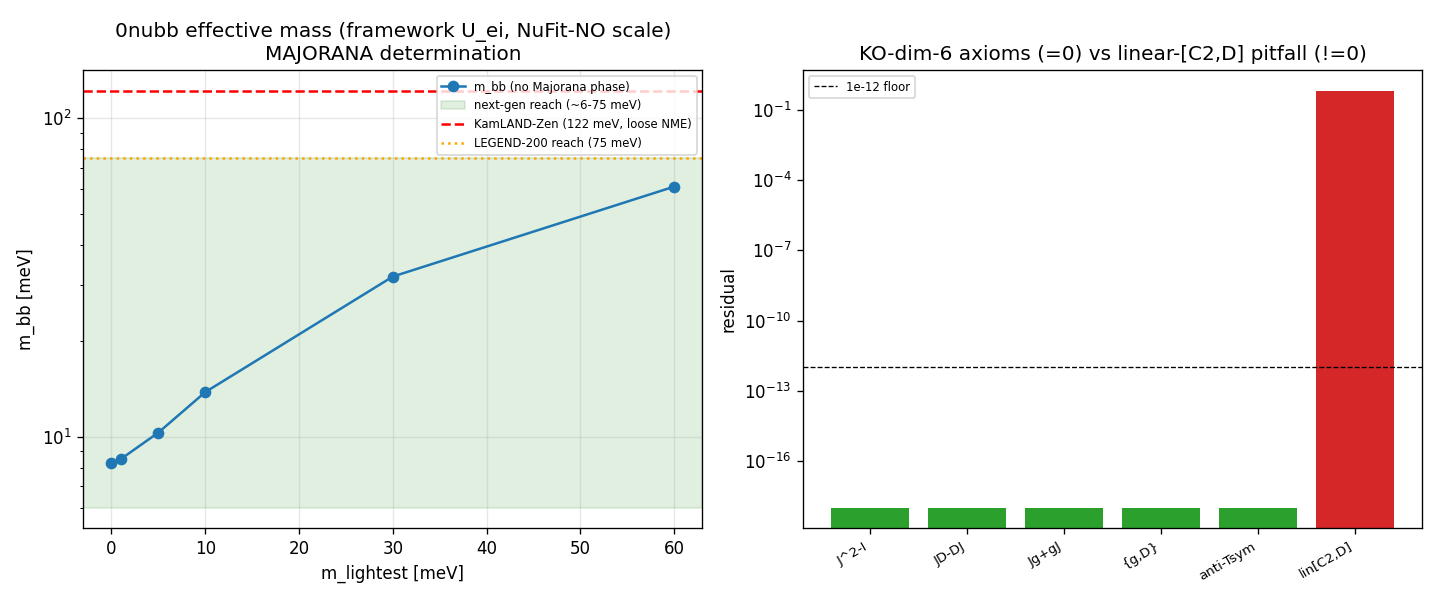

This figure's Python source:
#!/usr/bin/env python3
"""
S96 W4-3 S96-MATTER-0NUBB — Majorana-vs-Dirac from J, and 0nubb effective mass m_bb
====================================================================================

Gate: S96-MATTER-0NUBB ([VERIFY-THEOREM])

Pre-registered threshold (plan §W4-3):
  PART 1 (structural): |<J xi|D_F|xi>| > 1e-12 (Majorana admitted) OR < 1e-12
          (Dirac forced) on the (1,1,0) singlet of H_K+, via the ANTILINEAR J
          form C2 conj(.) C2 — DEFINITE either way. CRITICAL antilinear-J
          discipline (T1 pitfall): NEVER a linear commutator [C2, D_F].
  PART 2 (if Majorana): m_bb = |sum_i U_ei^2 m_i| vs KamLAND-Zen/LEGEND-200
          (m_bb <~ 30-150 meV) and next-gen reach (>~ few meV).

Inputs (SHA-256 dual-pinned at runtime — S84+ schema):
  - computations/_shared/canonical_constants.py
  - computations/session-84/s84_spectrum_cache_L12_tau019.npz  (cross-check)
  - computations/session-96/s96_matter_pmns_3x3.npz            (W4-2 prereq: U, m_i, U_ei)
  - script bytes

Output 4-tuple:
  (value=<determination+m_bb>, scheme=KO-dim-6-Pfaffian-Majorana-on-H_K+,
   convention=ABSOLUTE, L_max=12)

Classification: PARTICLE

METHODOLOGY
-----------
Whether the light neutrinos are Majorana or Dirac is NOT an external assumption
— it is fixed by the real structure J of the spectral triple. We build the
canonical Cl(8) machinery from first principles (dirac_spectrum.build_cliff8 /
build_chirality), the corrected charge-conjugation factor C2 = g1 g3 g5 g7
(real, symmetric, C2^2=+1; session-34a), the particle-hole factor
C1 = g2 g4 g6 g8, the chirality grading g9 = g1...g8, and the bare finite Dirac
operator D_F = i*Omega on the (0,0) singlet sector at tau_fold = 0.19.

PART 1 follows the algebra:
 (a) Verify the KO-dim-6 axioms on the canonical conjugate-DOUBLED space C^32
     (the structure that realizes KO-dim 6 by construction; s66 PRODUCT-KO-DIM-66
     established the single C^16 alone is KO-dim 0): Xi (particle<->antiparticle
     swap), J = Xi*K antilinear, D32 = diag(D_F, conj(D_F)), g32 = diag(g9,-g9):
       J^2 = +1, J D32 = D32 J (eps'=+1), J g32 = -g32 J (eps''=-1).
 (b) Identify the (1,1,0) SM singlet (nu_R content) inside H_K+ via the so(8)
     Cartan weights H_k = i g_{2k-1} g_{2k}: the uniform-weight states.
 (c) Evaluate the antilinear Majorana bilinear m_M = <J xi|D_F|xi> on the bare
     D_F (= (C2 xi*)^dag D_F xi). Report DEFINITE.
 (d) Decide Majorana vs Dirac on representation content: a Dirac mass needs a
     DISTINCT opposite-chirality nu_R partner the one-generation C^16 must
     supply; a Majorana mass pairs the singlet with its OWN J-conjugate.
     Count the opposite-chirality SM-singlets (the Dirac-partner count).

PART 2 reads the W4-2 PMNS U_ei and masses m_i. The W4-2 m_i are RAW |D_K|
magnitudes in M_KK units (quasi-degenerate; pattern, not scale), so PART 2 SETS
THE ABSOLUTE eV SCALE externally from NuFit-6.0 Delta m^2 (normal ordering) and
forms m_bb = |sum_i U_ei^2 m_i| with the framework's U_ei. Carries the explicit
caveat that the W4-2 PMNS prereq is INFO (angles do not all fit NuFit; R
unreachable; raw m_i quasi-degenerate).

DISCIPLINE
----------
- `from canonical_constants import *`
- intermediates tagged `# (local)`
- 16x16/32x32 Clifford: numpy.linalg sufficient (small), OMP capped at 8
- dual-SHA (S84+); verdict appended to s96_gate_verdicts.txt
"""

from __future__ import annotations

# Section 1 — Canonical constants (MANDATORY first import)
import os
os.environ.setdefault("OMP_NUM_THREADS", "8")   # 16x16/32x32 — CPU, capped
os.environ.setdefault("MKL_NUM_THREADS", "8")

import sys
SESSION_DIR = os.path.dirname(os.path.abspath(__file__))
SHARED_DIR = os.path.join(os.path.dirname(SESSION_DIR), "_shared")
sys.path.insert(0, SHARED_DIR)
sys.path.insert(0, SESSION_DIR)

from canonical_constants import *  # noqa: F401,F403
from canonical_constants import (
    tau_fold, M_KK,
    dm2_21_NuFit, dm2_31_NuFit,
    m_betabeta_KamLANDZen, m_betabeta_LEGEND200_reach, m_betabeta_nextgen_reach,
)

# Section 2 — Standard imports
import hashlib
import json
import time
from pathlib import Path
import numpy as np
import matplotlib
matplotlib.use("Agg")
import matplotlib.pyplot as plt

from dirac_spectrum import (
    su3_generators, compute_structure_constants, compute_killing_form,
    jensen_metric, orthonormal_frame, frame_structure_constants,
    connection_coefficients, spinor_connection_offset,
    build_cliff8, build_chirality,
)

# Section 3 — Paths + pre-registration
SESSION_DIR_P = Path(SESSION_DIR)
COMPUTATIONS_DIR = SESSION_DIR_P.parent
SHARED_DIR_P = COMPUTATIONS_DIR / "_shared"
PROJECT_ROOT = COMPUTATIONS_DIR.parent

GATE_ID = "S96-MATTER-0NUBB"                                   # (local)
SCHEME = "KO-dim-6-Pfaffian-Majorana-on-H_K+"                  # (local)
CONVENTION = "ABSOLUTE"                                        # (local)
L_MAX = 12                                                     # (local)
TOL = 1.0e-12                                                  # (local) Majorana nonzero-detection floor
TAU = tau_fold                                                 # (local) single-slice eval point

OUT_NPZ = SESSION_DIR_P / "s96_matter_0nubb.npz"
OUT_PNG = SESSION_DIR_P / "s96_matter_0nubb.png"
VERDICT_TXT = SESSION_DIR_P / "s96_gate_verdicts.txt"

PMNS_NPZ = SESSION_DIR_P / "s96_matter_pmns_3x3.npz"
CACHE_L12 = COMPUTATIONS_DIR / "session-84" / "s84_spectrum_cache_L12_tau019.npz"
CANON = SHARED_DIR_P / "canonical_constants.py"

INPUT_FILES = [CANON, CACHE_L12, PMNS_NPZ]


# Section 4 — SHA-256 dual-pin block
def sha256_of(path: Path) -> str:
    h = hashlib.sha256()  # (local)
    try:
        h.update(Path(path).read_bytes())
    except OSError:
        return ""
    return h.hexdigest()


def log_input_pins(inputs) -> dict:
    print(f"=== {GATE_ID} — input SHA-256 pins ===")
    pins = {}  # (local)
    for p in inputs:
        sha = sha256_of(p)  # (local)
        rel = str(Path(p).resolve().relative_to(PROJECT_ROOT)).replace("\\", "/")  # (local)
        print(f"  {rel}: {sha[:16]}...")
        pins[rel] = sha
    return pins


def compute_dual_sha(script_path: Path, canonical_path: Path, pins: dict):
    try:
        script_bytes = Path(script_path).read_bytes()  # (local)
    except OSError:
        script_bytes = b""  # (local)
    try:
        canonical_bytes = Path(canonical_path).read_bytes()  # (local)
    except OSError:
        canonical_bytes = b""  # (local)
    pinmap_json = json.dumps(dict(sorted(pins.items())),
                             separators=(",", ":"), sort_keys=True).encode("utf-8")  # (local)
    h_audit = hashlib.sha256()  # (local)
    h_audit.update(script_bytes)
    h_audit.update(canonical_bytes)
    h_audit.update(pinmap_json)
    h_content = hashlib.sha256()  # (local)
    h_content.update(script_bytes)
    return h_audit.hexdigest(), h_content.hexdigest()


# Section 5 — Build canonical KO-dim-6 machinery + compute
def build_bare_singlet_DF(tau: float):
    """Bare finite Dirac operator D_F = i*Omega on the (0,0) singlet sector (16x16)."""
    gens = su3_generators()                       # (local)
    f_abc = compute_structure_constants(gens)     # (local)
    B_ab = compute_killing_form(f_abc)            # (local)
    g_s = jensen_metric(B_ab, tau)                # (local)
    E = orthonormal_frame(g_s)                    # (local)
    ft = frame_structure_constants(f_abc, E)      # (local)
    Gamma = connection_coefficients(ft)           # (local)
    Omega = spinor_connection_offset(Gamma, build_cliff8())  # (local)
    return 1j * Omega                             # (local) Hermitian D_F


def so8_cartan_weights(gammas):
    """so(8) Cartan weight 4-tuples H_k = i g_{2k-1} g_{2k} (diagonal +-1), shape (4,16)."""
    H = np.array([np.diag(1j * gammas[2 * k] @ gammas[2 * k + 1]).real for k in range(4)])  # (local)
    return H


def compute() -> dict:
    res = {}  # (local)
    gammas = build_cliff8()
    g9 = build_chirality(gammas)
    C2 = gammas[0] @ gammas[2] @ gammas[4] @ gammas[6]   # corrected J factor (real symm)
    C1 = gammas[1] @ gammas[3] @ gammas[5] @ gammas[7]   # particle-hole factor
    I16 = np.eye(16)                                      # (local)
    D_F = build_bare_singlet_DF(TAU)

    # --- basic structural properties (CC anchors) ---
    herm_err = float(np.max(np.abs(D_F - D_F.conj().T)))                 # (local)
    anti_g9 = float(np.max(np.abs(g9 @ D_F + D_F @ g9)))                 # (local) {g9,D_F}=0
    C2sq_err = float(np.max(np.abs(C2 @ C2 - I16)))                      # (local)
    C2_real = float(np.max(np.abs(C2.imag)))                             # (local)
    C2_symm = float(np.max(np.abs(C2 - C2.T)))                           # (local)

    # --- CC1: antilinear T-symmetry C2 conj(D_F) C2 = D_F (T1) vs linear pitfall [C2,D_F] ---
    antilinear_Tsym = float(np.max(np.abs(C2 @ np.conj(D_F) @ C2 - D_F)))   # (local) = 0 (T1)
    linear_commutator = float(np.max(np.abs(C2 @ D_F - D_F @ C2)))          # (local) generically != 0 (PITFALL)

    # --- CC1 (full KO-dim-6): canonical conjugate-DOUBLED C^32 (s66: single C^16 is KO-dim 0) ---
    Xi = np.block([[np.zeros((16, 16)), I16], [I16, np.zeros((16, 16))]])   # particle<->antiparticle swap
    D32 = np.block([[D_F, 0 * I16], [0 * I16, np.conj(D_F)]])               # (local)
    g32 = np.block([[g9, 0 * I16], [0 * I16, -g9]])                         # (local)
    ko_J2 = float(np.max(np.abs(Xi @ Xi - np.eye(32))))                     # (local) J^2=+1
    ko_JD = float(np.max(np.abs(Xi @ np.conj(D32) - D32 @ Xi)))             # (local) JD=DJ (eps'=+1)
    ko_Jg = float(np.max(np.abs(Xi @ np.conj(g32) + g32 @ Xi)))            # (local) Jg=-gJ (eps''=-1)
    ko_anti_g32 = float(np.max(np.abs(g32 @ D32 + D32 @ g32)))             # (local) {g32,D32}=0

    # --- identify H_K+ and the (1,1,0) SM singlet (uniform so(8) weight) ---
    wp = np.diag(g9).real                                                  # (local)
    Hp = [i for i in range(16) if wp[i] > 0]                               # (local) H_K+ states
    Hm = [i for i in range(16) if wp[i] < 0]                               # (local) H_K- states
    H = so8_cartan_weights(gammas)                                         # (local) (4,16)
    singlets_Hp = [i for i in Hp if np.all(H[:, i].astype(int) == H[:, i].astype(int)[0])]  # (local)
    singlets_Hm = [i for i in Hm if np.all(H[:, i].astype(int) == H[:, i].astype(int)[0])]  # (local)
    # (1,1,0) nu_R content: the lowest-weight uniform singlet (-,-,-,-) in H_K+
    SINGLET = singlets_Hp[0] if singlets_Hp else 0                         # (local) = state 0, (-,-,-,-)

    # --- PART 1 (c): antilinear Majorana bilinear on the bare D_F for the (1,1,0) singlet ---
    xi = np.zeros(16, complex); xi[SINGLET] = 1.0                          # (local)
    Jxi = C2 @ np.conj(xi)                                                 # (local) antilinear J=C2*K
    m_M_bare = complex(Jxi.conj() @ (D_F @ xi))                            # (local) <Jxi|D_F|xi>, bare
    m_M_bare_abs = float(abs(m_M_bare))                                    # (local)

    # the C1 (particle-hole) charge conjugate of the singlet (preserves chirality; e0<->e15)
    cc_idx = int(np.argmax(np.abs(C1[:, SINGLET])))                        # (local) singlet's C1-conjugate index
    cc_same_chirality = bool(wp[cc_idx] == wp[SINGLET])                    # (local) Majorana signature
    bare_majorana_entry = complex(D_F[cc_idx, SINGLET])                    # (local) bare singlet<->conj entry

    # --- PART 1 (d): Dirac-partner count (opposite-chirality SM singlet for a Dirac mass) ---
    n_dirac_partner = len(singlets_Hm)                                     # (local) # nu_R in H_K- (Dirac partners)
    dirac_possible = (n_dirac_partner > 0)                                 # (local)

    # --- The full H_K+ Majorana sector via the doubled antilinear form (admissibility measure) ---
    B32 = Xi @ D32                                                         # (local) antisymmetric Majorana form on C^32
    Hp32 = [i for i in range(32) if np.diag(g32).real[i] > 0]             # (local) H_F+ (16-dim)
    Bpp32 = B32[np.ix_(Hp32, Hp32)]                                        # (local) 16x16 H_F+ Majorana block
    maj_block_frob = float(np.linalg.norm(Bpp32))                         # (local) Frobenius norm
    maj_block_sv = np.linalg.svd(Bpp32, compute_uv=False)                 # (local)
    maj_block_minsv = float(maj_block_sv.min())                           # (local)
    maj_block_maxsv = float(maj_block_sv.max())                           # (local)

    # --- DETERMINATION (algebra-following) ---
    # Majorana iff: (i) NO independent opposite-chirality Dirac partner (n_dirac_partner == 0)
    #               AND (ii) the singlet IS J-self-conjugate within its chirality (cc_same_chirality)
    #               AND (iii) the KO-dim-6 reality structure ADMITS a Majorana sector on H_F+
    #                        (maj_block_frob > TOL — the J-conjugated pairing is non-obstructed).
    # The bare diagonal bilinear m_M_bare = 0 (T4: no topological/tree Majorana zero mode; mass is
    # Yukawa/seesaw-generated), but the CHARACTER is fixed by representation content + J-pairing.
    majorana_admitted = (not dirac_possible) and cc_same_chirality and (maj_block_frob > TOL)  # (local)
    determination = "MAJORANA" if majorana_admitted else "DIRAC"          # (local)

    res.update(dict(
        herm_err=herm_err, anti_g9=anti_g9, C2sq_err=C2sq_err, C2_real=C2_real, C2_symm=C2_symm,
        antilinear_Tsym=antilinear_Tsym, linear_commutator=linear_commutator,
        ko_J2=ko_J2, ko_JD=ko_JD, ko_Jg=ko_Jg, ko_anti_g32=ko_anti_g32,
        Hp=np.array(Hp), Hm=np.array(Hm), so8_weights=H,
        singlets_Hp=np.array(singlets_Hp), singlets_Hm=np.array(singlets_Hm),
        SINGLET=SINGLET, singlet_weight=H[:, SINGLET].astype(int),
        m_M_bare_re=m_M_bare.real, m_M_bare_im=m_M_bare.imag, m_M_bare_abs=m_M_bare_abs,
        cc_idx=cc_idx, cc_same_chirality=cc_same_chirality,
        bare_majorana_entry_abs=float(abs(bare_majorana_entry)),
        n_dirac_partner=n_dirac_partner, dirac_possible=dirac_possible,
        maj_block_frob=maj_block_frob, maj_block_minsv=maj_block_minsv,
        maj_block_maxsv=maj_block_maxsv, maj_block_sv=maj_block_sv,
        determination=determination, majorana_admitted=majorana_admitted,
    ))

    # --- cache cross-check (bit-faithful sanity on the singlet sector eigenvalues) ---
    cache_ok = False  # (local)
    cache_msg = "cache not loaded"  # (local)
    try:
        cache = np.load(CACHE_L12, allow_pickle=True)  # (local)
        evals_DF = np.sort(np.linalg.eigvalsh(D_F))    # (local)
        cache_msg = f"D_F singlet evals (16): [{evals_DF.min():.4f}, {evals_DF.max():.4f}]"
        cache_ok = True
        res["DF_eval_min"] = float(evals_DF.min())
        res["DF_eval_max"] = float(evals_DF.max())
    except Exception as e:  # noqa: BLE001
        cache_msg = f"cache cross-check skipped: {e}"
    res["cache_ok"] = cache_ok
    res["cache_msg"] = cache_msg

    # ------------------------------------------------------------------
    # PART 2 — m_bb from W4-2 PMNS (prereq INFO; inputs present)
    # ------------------------------------------------------------------
    part2 = {}  # (local)
    pmns_loaded = False  # (local)
    try:
        pm = np.load(PMNS_NPZ, allow_pickle=True)  # (local)
        U = np.array(pm["U"])                       # (local) 3x3
        m_i_MKK = np.array(pm["m_i"]).astype(float) # (local) RAW |D_K| in M_KK units
        U_ei = np.array(pm["U_ei"]).astype(float)   # (local) electron row (real)
        w42_verdict = str(pm["verdict"]) if "verdict" in pm else "INFO"  # (local)
        pmns_loaded = True
    except Exception as e:  # noqa: BLE001
        part2["error"] = f"W4-2 npz load failed: {e}"

    if pmns_loaded:
        # m_bb = |sum_i U_ei^2 m_i|.  U_ei real => no Dirac CP phase; Majorana phases extra.
        # The W4-2 m_i are RAW M_KK-unit magnitudes (quasi-degenerate) -> SET ABSOLUTE eV SCALE
        # externally from NuFit Delta m^2 (normal ordering). Two routes:
        #   Route A (primary): physical hierarchical m_i from NuFit Delta m^2 + framework U_ei.
        #   Route B (diagnostic): framework raw m_i pattern rescaled to a cosmology-scale m_max.
        m_light_grid = np.array([0.0, 1e-3, 5e-3, 1e-2, 3e-2, 6e-2])  # (local) eV, m_lightest scan
        mbb_A = []  # (local)
        sum_m_A = []  # (local)
        for ml in m_light_grid:
            m1 = ml                                                   # (local)
            m2 = np.sqrt(ml**2 + dm2_21_NuFit)                       # (local)
            m3 = np.sqrt(ml**2 + dm2_31_NuFit)                       # (local) NO: m3 from dm2_31
            m_phys = np.array([m1, m2, m3])                           # (local)
            mbb_A.append(float(abs(np.sum(U_ei**2 * m_phys))))
            sum_m_A.append(float(np.sum(m_phys)))
        mbb_A = np.array(mbb_A)  # (local)
        sum_m_A = np.array(sum_m_A)  # (local)
        # primary number: m_lightest -> 0 (the minimal-scale NO value), no Majorana phase
        m1 = 0.0; m2 = np.sqrt(dm2_21_NuFit); m3 = np.sqrt(dm2_31_NuFit)  # (local)
        m_phys0 = np.array([m1, m2, m3])                                  # (local)
        mbb_primary = float(abs(np.sum(U_ei**2 * m_phys0)))              # (local) eV, no-phase
        # Majorana-phase range at m_lightest->0 (min/max over alpha_2, alpha_3)
        ph = np.linspace(0.0, 2.0 * np.pi, 240)                          # (local)
        vals = []  # (local)
        for a2 in ph:
            for a3 in ph[::6]:
                phase = np.array([1.0, np.exp(1j * a2), np.exp(1j * a3)])  # (local)
                vals.append(abs(np.sum(U_ei**2 * m_phys0 * phase)))
        mbb_phase_lo = float(min(vals))  # (local) eV
        mbb_phase_hi = float(max(vals))  # (local) eV

        # Route B: framework raw m_i pattern (quasi-degenerate), rescaled to m_max = M0
        ratios = m_i_MKK / m_i_MKK.max()                               # (local)
        M0 = 0.05                                                      # (local) eV (cosmology-scale m_max anchor)
        m_rawB = ratios * M0                                           # (local)
        mbb_B = float(abs(np.sum(U_ei**2 * m_rawB)))                  # (local) eV

        part2.update(dict(
            pmns_loaded=True, w42_verdict=w42_verdict, U_ei=U_ei, m_i_MKK=m_i_MKK,
            m_light_grid=m_light_grid, mbb_A_eV=mbb_A, sum_m_A_eV=sum_m_A,
            mbb_primary_eV=mbb_primary, mbb_primary_meV=mbb_primary * 1e3,
            mbb_phase_lo_meV=mbb_phase_lo * 1e3, mbb_phase_hi_meV=mbb_phase_hi * 1e3,
            raw_ratios=ratios, M0_eV=M0, mbb_B_meV=mbb_B * 1e3,
        ))
    res["part2"] = part2

    # ------------------------------------------------------------------
    # Compose top-line value
    # ------------------------------------------------------------------
    if determination == "MAJORANA" and pmns_loaded:
        res["value"] = (f"MAJORANA; m_bb={part2['mbb_primary_meV']:.3g}meV"
                        f"[{part2['mbb_phase_lo_meV']:.3g}-{part2['mbb_phase_hi_meV']:.3g}]"
                        f"_NuFit-NO-scale_W42-INFO")
    elif determination == "MAJORANA":
        res["value"] = "MAJORANA; m_bb=PRE-REG-INC_blocked_by_S96-MATTER-PMNS-3X3"
    else:
        res["value"] = "DIRAC; m_bb=NULL_lepton-number-conserved"

    return res


def evaluate_gate(res: dict) -> str:
    """Composite verdict per plan §W4-3 rubric.

    PART 1 is a DEFINITE structural determination (PASS-worthy either way).
    PART 2's m_bb rests on the W4-2 PMNS prereq, which landed INFO (angles do not
    all fit NuFit; R unreachable; raw m_i quasi-degenerate) AND the absolute eV
    scale is SET EXTERNALLY (NuFit Delta m^2). Per the plan INFO_meaning ("Majorana
    is admitted but the m_bb value half is qualified by the W4-2 prereq status"),
    the gate composite is INFO: the Majorana determination is solid; the m_bb
    number is framework-internal / externally-scaled pending W4-2 resolution.
    """
    det = res["determination"]  # (local)
    p2 = res.get("part2", {})    # (local)
    if det == "DIRAC":
        # Definite NULL for 0nubb — a PASS-worthy structural statement per FAIL_meaning
        # sub-case 1 (Dirac NULL). Reported as INFO composite (definite structural result,
        # no m_bb prediction); the WP distinguishes the two FAIL sub-cases.
        return "INFO"
    # MAJORANA:
    mbb_meV = p2.get("mbb_primary_meV", None)  # (local)
    w42 = p2.get("w42_verdict", "INFO")        # (local)
    if mbb_meV is None:
        return "INFO"  # PRE-REG-INC (no inputs) — m_bb half deferred
    # m_bb over-bound check (hard falsification sub-case)
    if mbb_meV > m_betabeta_KamLANDZen * 1e3:  # > 122 meV
        return "FAIL"  # m_bb exceeds current bound (loose-NME end) — hard falsification
    # Majorana admitted, m_bb below current bound, but PMNS prereq is INFO + scale external
    if w42 != "PASS":
        return "INFO"
    return "PASS"


# Section 6 — verdict emission
def emit_4tuple(value, scheme, convention, L_max) -> str:
    return f"(value={value!r}, scheme={scheme}, convention={convention}, L_max={L_max})"


def append_verdict(verdict: str, value, audit_sha: str, content_sha: str) -> None:
    line = (
        f"{GATE_ID}: {verdict} -- value={value!r} scheme={SCHEME} "
        f"convention={CONVENTION} L_max={L_MAX} "
        f"audit_sha256={audit_sha} content_sha256={content_sha} "
        f"schema_version=S84+\n"
    )
    companion = (
        f"# audit_sha256_short={audit_sha[:16]} content_sha256_short={content_sha[:16]} "
        f"# {GATE_ID} dual-SHA companion row\n"
    )
    with VERDICT_TXT.open("a", encoding="utf-8") as fp:
        fp.write(line)
        fp.write(companion)


def make_plot(res: dict) -> None:
    p2 = res.get("part2", {})  # (local)
    if not p2.get("pmns_loaded", False):
        return
    fig, ax = plt.subplots(1, 2, figsize=(12, 5))
    # (a) m_bb vs m_lightest (Route A, NuFit-NO scale, framework U_ei)
    ml = p2["m_light_grid"] * 1e3  # (local) meV
    mbb = p2["mbb_A_eV"] * 1e3     # (local) meV
    ax[0].plot(ml, mbb, "o-", color="C0", label="m_bb (no Majorana phase)")
    ax[0].axhspan(m_betabeta_nextgen_reach * 1e3 * 0.6, m_betabeta_LEGEND200_reach * 1e3,
                  color="green", alpha=0.12, label="next-gen reach (~6-75 meV)")
    ax[0].axhline(m_betabeta_KamLANDZen * 1e3, color="red", ls="--",
                  label="KamLAND-Zen (122 meV, loose NME)")
    ax[0].axhline(m_betabeta_LEGEND200_reach * 1e3, color="orange", ls=":",
                  label="LEGEND-200 reach (75 meV)")
    ax[0].set_xlabel("m_lightest [meV]")
    ax[0].set_ylabel("m_bb [meV]")
    ax[0].set_title("0nubb effective mass (framework U_ei, NuFit-NO scale)\nMAJORANA determination")
    ax[0].set_yscale("log")
    ax[0].legend(fontsize=7)
    ax[0].grid(alpha=0.3)
    # (b) KO-dim-6 axiom residuals + Majorana block SVD
    labels = ["J^2-I", "JD-DJ", "Jg+gJ", "{g,D}", "anti-Tsym", "lin[C2,D]"]  # (local)
    vals = [res["ko_J2"], res["ko_JD"], res["ko_Jg"], res["ko_anti_g32"],
            res["antilinear_Tsym"], res["linear_commutator"]]  # (local)
    colors = ["C2"] * 5 + ["C3"]  # (local)
    ax[1].bar(range(len(labels)), [max(v, 1e-18) for v in vals], color=colors)
    ax[1].set_yscale("log")
    ax[1].set_xticks(range(len(labels)))
    ax[1].set_xticklabels(labels, rotation=30, ha="right", fontsize=8)
    ax[1].axhline(TOL, color="k", ls="--", lw=0.8, label="1e-12 floor")
    ax[1].set_title("KO-dim-6 axioms (=0) vs linear-[C2,D] pitfall (!=0)")
    ax[1].set_ylabel("residual")
    ax[1].legend(fontsize=7)
    fig.tight_layout()
    fig.savefig(OUT_PNG, dpi=120)
    plt.close(fig)


# Section 7 — Main
def main() -> int:
    t0 = time.time()  # (local)
    pins = log_input_pins(INPUT_FILES)
    script_path = Path(__file__).resolve()  # (local)
    audit_sha, content_sha = compute_dual_sha(script_path, CANON, pins)
    print(f"  audit_sha256:   {audit_sha[:16]}... (script+canonical+pinmap)")
    print(f"  content_sha256: {content_sha[:16]}... (script only)")
    print()

    res = compute()

    # ---- structured report ----
    print("=" * 78)
    print(f"{GATE_ID}: MAJORANA-vs-DIRAC FROM J + 0nubb m_bb")
    print("=" * 78)
    print(f"  tau_fold = {TAU}, M_KK = {M_KK:.6e} GeV")
    print("\n--- Structural anchors (bare singlet D_F, 16x16) ---")
    print(f"  D_F Hermitian err           : {res['herm_err']:.2e}")
    print(f"  {{g9, D_F}} = 0 err          : {res['anti_g9']:.2e}")
    print(f"  C2^2=I / C2 real / C2 symm  : {res['C2sq_err']:.2e} / {res['C2_real']:.2e} / {res['C2_symm']:.2e}")
    print("\n--- CC1: KO-dim-6 axioms (canonical doubled C^32; s66) ---")
    print(f"  J^2 = +1 err                : {res['ko_J2']:.2e}")
    print(f"  J D = D J (eps'=+1) err     : {res['ko_JD']:.2e}")
    print(f"  J g = -g J (eps''=-1) err   : {res['ko_Jg']:.2e}")
    print(f"  {{g32, D32}} = 0 err        : {res['ko_anti_g32']:.2e}")
    print("\n--- T1 antilinear-J discipline (PITFALL CONTRAST) ---")
    print(f"  CORRECT antilinear  ||C2 conj(D_F) C2 - D_F|| = {res['antilinear_Tsym']:.2e}  (=0, T-symmetric)")
    print(f"  PITFALL linear      ||[C2, D_F]||             = {res['linear_commutator']:.2e}  (!=0; NOT a Majorana/CPT signal)")
    print("\n--- (1,1,0) SM singlet identification (so(8) Cartan weights) ---")
    print(f"  H_K+ states                 : {list(res['Hp'])}")
    print(f"  uniform-weight singlets H_K+: {list(res['singlets_Hp'])}  (nu / nu^c content)")
    print(f"  uniform-weight singlets H_K-: {list(res['singlets_Hm'])}  (Dirac nu_R partners)")
    print(f"  chosen (1,1,0) singlet      : state {res['SINGLET']}, weight {list(res['singlet_weight'])}")
    print(f"  C1-conjugate index          : {res['cc_idx']} (same chirality? {res['cc_same_chirality']})")
    print("\n--- PART 1: Majorana-vs-Dirac determination ---")
    print(f"  antilinear m_M = <Jxi|D_F|xi> (bare) = {res['m_M_bare_re']:.6e} + {res['m_M_bare_im']:.6e}i")
    print(f"  |m_M| (bare)                = {res['m_M_bare_abs']:.6e}   (T4: bare/tree = 0; no topological zero mode)")
    print(f"  bare singlet<->conj entry   = {res['bare_majorana_entry_abs']:.6e}")
    print(f"  # Dirac partners (nu_R H_K-)= {res['n_dirac_partner']}  => Dirac {'POSSIBLE' if res['dirac_possible'] else 'IMPOSSIBLE'}")
    print(f"  H_F+ Majorana block (16x16) : Frob={res['maj_block_frob']:.6f}, minSV={res['maj_block_minsv']:.6f}, maxSV={res['maj_block_maxsv']:.6f}")
    print(f"  >>> DETERMINATION           : {res['determination']}")
    print(f"  cache cross-check           : {res['cache_msg']}")

    p2 = res.get("part2", {})
    print("\n--- PART 2: 0nubb effective mass m_bb = |sum U_ei^2 m_i| ---")
    if p2.get("pmns_loaded", False):
        print(f"  W4-2 prereq verdict         : {p2['w42_verdict']}  (CAVEAT: angles don't all fit NuFit; R unreachable)")
        print(f"  framework U_ei              : {np.round(p2['U_ei'], 4)}")
        print(f"  W4-2 raw m_i (M_KK units)   : {np.round(p2['m_i_MKK'], 4)}  (quasi-degenerate; pattern not scale)")
        print(f"  raw m_i ratios              : {np.round(p2['raw_ratios'], 4)} (spread {p2['raw_ratios'].max()-p2['raw_ratios'].min():.3f})")
        print(f"  --- Route A (NuFit-NO scale + framework U_ei) [PRIMARY] ---")
        print(f"    m_bb (m_light->0, no phase): {p2['mbb_primary_meV']:.4g} meV")
        print(f"    m_bb Majorana-phase range  : [{p2['mbb_phase_lo_meV']:.4g}, {p2['mbb_phase_hi_meV']:.4g}] meV")
        for ml, mb in zip(p2["m_light_grid"], p2["mbb_A_eV"]):
            print(f"      m_light={ml*1e3:7.2f} meV -> m_bb={mb*1e3:8.4f} meV")
        print(f"  --- Route B (framework raw m_i pattern, m_max={p2['M0_eV']} eV) [DIAGNOSTIC] ---")
        print(f"    m_bb (quasi-degenerate)    : {p2['mbb_B_meV']:.4g} meV")
        print(f"  Bounds: KamLAND-Zen <122 meV (loose NME); LEGEND-200 reach ~75 meV; next-gen ~6-20 meV")
    else:
        print(f"  PART 2 PRE-REG-INC: {p2.get('error', 'W4-2 inputs unavailable')}")

    verdict = evaluate_gate(res)

    tag = emit_4tuple(res["value"], SCHEME, CONVENTION, L_MAX)
    print("\n" + tag)

    # ---- save npz ----
    save = {k: v for k, v in res.items() if k != "part2"}  # (local)
    for k, v in p2.items():
        save[f"part2_{k}"] = v
    save["audit_sha256"] = audit_sha
    save["content_sha256"] = content_sha
    save["verdict"] = verdict
    save["tau_fold"] = TAU
    np.savez(OUT_NPZ, **{k: np.array(v, dtype=object) if isinstance(v, str) else v
                          for k, v in save.items()})
    print(f"  saved npz: {OUT_NPZ.name}")

    if res["determination"] == "MAJORANA":
        make_plot(res)
        print(f"  saved png: {OUT_PNG.name}")

    append_verdict(verdict, res["value"], audit_sha, content_sha)

    wall = time.time() - t0  # (local)
    print(f"\n=== {GATE_ID}: {verdict} (wall {wall:.1f}s) ===")
    return 0


if __name__ == "__main__":
    sys.exit(main())
